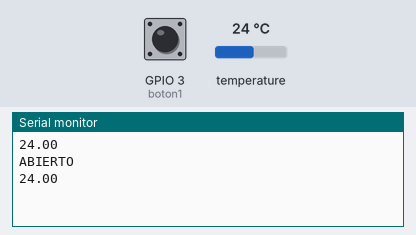
Bench run of a sketch on a simulated ESP32. On the bench: the last lines printed to the serial monitor. Inputs (shaded band) come from the test bench; at power-on: temperature 24 °C, GPIO 3 (boton1) HIGH.

Above: at 7.5 s.
7.6 s: temperature set to 12 °C
At 12.1 s:
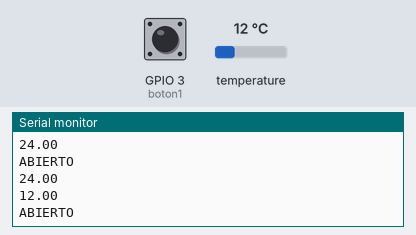
12.2 s: temperature set to 19 °C
At 13.7 s:
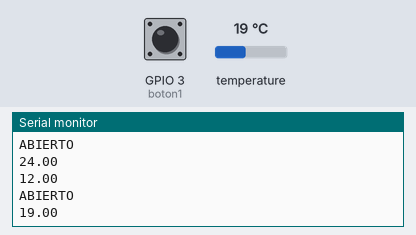
16.8 s: GPIO 3 (boton1) pulled LOW for 3 s
At 18.6 s:
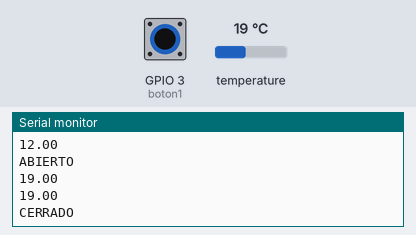
Timing chart, 0 to 20.1 s (numbered marks = the images above; inputs shaded):
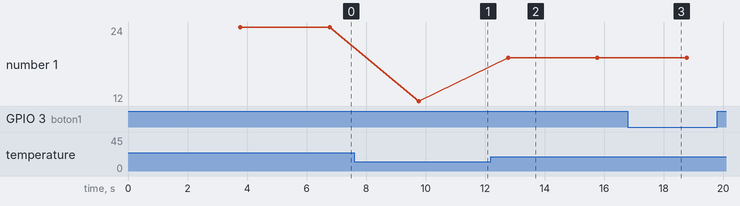

Measured:
- after the input at 7.6 s, the serial monitor: prints a new line after 2.2 s (image 1)
- after the input at 12.2 s, the serial monitor: prints a new line after 0.58 s (image 2)
- after the input at 16.8 s, the serial monitor: prints a new line after 1.2 s (image 3)
- plotted number 1: 24 → 12 after the input at 7.6 s, 12 → 19 after the input at 12.2 s

The sketch:

PARTE_2.ino
```cpp
/*
 * Fundacion Kinal
 * Centro educativo tecnico laboral Kinal
 * Electronica
 * Grado: Quinto
 * Sección: A
 * Curso: Taller de electronica digital y reparación de computadoras I
 * Nombre: Eliezer Denilson Gaitán Corado
 * Carnet: 2018450
 * Proyecto: Uso de interrupciones externas- Bimestre III
*/

//librerias a utilizar
#include <Ticker.h>
#include <DallasTemperature.h>
#include <OneWire.h>

//definicion de pines
#define boton1 3

int valor = 0;
int estado = 0;

void bot00n(void);
void tempe(void);

volatile static bool estado_boton;
OneWire ourWire(4);
DallasTemperature sens00r(&ourWire);
Ticker accion_boton(bot00n, 6000); //cada 6 seg. mostrar si el boton esta cerrado/abierto
Ticker accion_temper(tempe, 3000); //mostrara la temperatura cada 3seg.

void setup() {
  Serial.begin(19200);
  pinMode(boton1, INPUT_PULLUP); //es la configuración del boton
  digitalWrite(boton1, HIGH);
  sens00r.begin();
  accion_boton.start(); //inicia el ticker
  accion_temper.start(); //inicia el ticker
}

void loop() {
   accion_boton.update(); //actualiza el valor de ticker
  accion_temper.update(); //actualiza el valor de ticker
}

 void tempe(void){
 sens00r.requestTemperatures();
 float temperatura= sens00r.getTempCByIndex(0);  //consigue el valor de temperatura
 Serial.println(temperatura); //imprime el valor en el monitor serial
}

void bot00n(void){
  valor = digitalRead(boton1);
  if(valor==1 ){
   Serial.println("ABIERTO") ; //imprime la palabra abierto en el monitor serial
  }
else{
  Serial.println("CERRADO"); //imprime la palabra cerrado en el monitor serial
}
}
```
